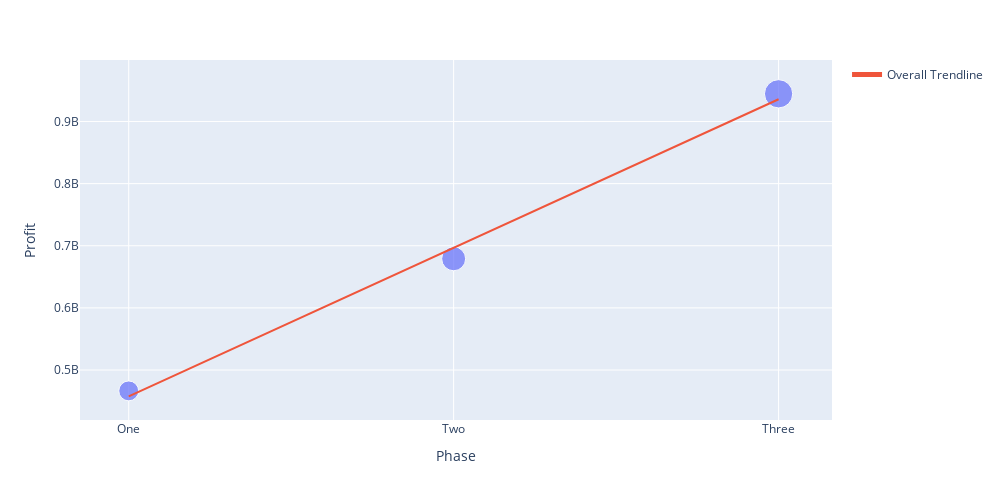

Notebook cell for this chart:
### Code cell
three_phase_avg = four_phase_avg.loc[0:2]
movies_df = df.loc[113:144]

# Show profitabilty of first 3 phases
fig = px.scatter(three_phase_avg, x='Phase', y="Profit", size = 'Profit',trendline="ols", trendline_scope="overall")

fig.update_layout(
        autosize=False,
    width=1000,
    height=500,
    margin=dict(
    ),
    xaxis = dict(
        tickmode = 'array',
        tickvals = [1, 2, 3,],
        ticktext = ['One', 'Two', 'Three']
    )
)
fig.show()

### Figure 1 — Plotly figure (JSON) as saved in the notebook; plotly's stock layout.template omitted (floating-point values rounded to 4 significant figures)
{"data": [{"hovertemplate": "Phase=%{x}<br>Profit=%{marker.size}<extra></extra>", "legendgroup": "", "marker": {"color": "#636efa", "size": [466400000.0, 679075750, 944604169], "sizemode": "area", "sizeref": 2362000.0, "symbol": "circle"}, "mode": "markers", "name": "", "orientation": "v", "showlegend": false, "type": "scatter", "x": [1, 2, 3], "xaxis": "x", "y": [466400000.0, 679075750, 944604169], "yaxis": "y"}, {"hovertemplate": "<b>OLS trendline</b><br>Profit = 2.39102e+08 * Phase + 2.18489e+08<br>R<sup>2</sup>=0.995945<br><br>Phase=%{x}<br>Profit=%{y} <b>(trend)</b><extra></extra>", "legendgroup": "Overall Trendline", "line": {"color": "#EF553B"}, "mode": "lines", "name": "Overall Trendline", "showlegend": true, "type": "scatter", "x": [1, 2, 3], "xaxis": "x", "y": [457600000.0, 696700000.0, 935800000.0], "yaxis": "y"}], "layout": {"autosize": false, "height": 500, "legend": {"itemsizing": "constant", "tracegroupgap": 0}, "margin": {"t": 60}, "width": 1000, "xaxis": {"anchor": "y", "domain": [0, 1], "tickmode": "array", "ticktext": ["One", "Two", "Three"], "tickvals": [1, 2, 3], "title": {"text": "Phase"}}, "yaxis": {"anchor": "x", "domain": [0, 1], "title": {"text": "Profit"}}}}
